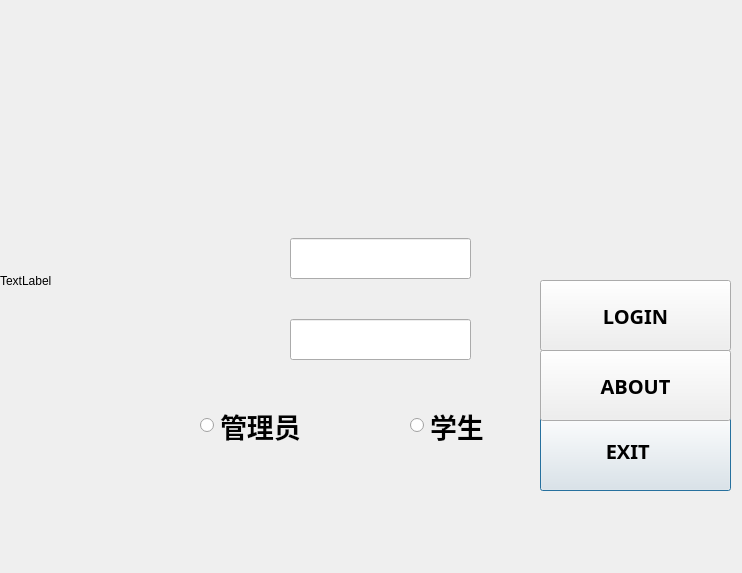
<?xml version="1.0" encoding="UTF-8"?>
<ui version="4.0">
 <class>Login</class>
 <widget class="QDialog" name="Login">
  <property name="geometry">
   <rect>
    <x>0</x>
    <y>0</y>
    <width>742</width>
    <height>573</height>
   </rect>
  </property>
  <property name="windowTitle">
   <string>Dialog</string>
  </property>
  <widget class="QWidget" name="widget" native="true">
   <property name="geometry">
    <rect>
     <x>100</x>
     <y>180</y>
     <width>511</width>
     <height>351</height>
    </rect>
   </property>
   <widget class="QLineEdit" name="Username">
    <property name="enabled">
     <bool>true</bool>
    </property>
    <property name="geometry">
     <rect>
      <x>190</x>
      <y>58</y>
      <width>181</width>
      <height>41</height>
     </rect>
    </property>
   </widget>
   <widget class="QLabel" name="Passw">
    <property name="geometry">
     <rect>
      <x>150</x>
      <y>140</y>
      <width>32</width>
      <height>32</height>
     </rect>
    </property>
    <property name="text">
     <string/>
    </property>
    <property name="pixmap">
     <pixmap resource="image.qrc">:/new/prefix1/Image/Clock.png</pixmap>
    </property>
   </widget>
   <widget class="QLabel" name="User">
    <property name="geometry">
     <rect>
      <x>150</x>
      <y>60</y>
      <width>32</width>
      <height>32</height>
     </rect>
    </property>
    <property name="text">
     <string/>
    </property>
    <property name="pixmap">
     <pixmap resource="image.qrc">:/new/prefix1/Image/User.png</pixmap>
    </property>
   </widget>
   <widget class="QLineEdit" name="Password">
    <property name="geometry">
     <rect>
      <x>190</x>
      <y>139</y>
      <width>181</width>
      <height>41</height>
     </rect>
    </property>
   </widget>
   <widget class="QRadioButton" name="AdminRadio">
    <property name="geometry">
     <rect>
      <x>100</x>
      <y>210</y>
      <width>131</width>
      <height>71</height>
     </rect>
    </property>
    <property name="font">
     <font>
      <family>可口可乐在乎体 楷体</family>
      <pointsize>20</pointsize>
      <weight>75</weight>
      <bold>true</bold>
     </font>
    </property>
    <property name="text">
     <string>管理员</string>
    </property>
   </widget>
   <widget class="QRadioButton" name="StudentRadio">
    <property name="geometry">
     <rect>
      <x>310</x>
      <y>220</y>
      <width>121</width>
      <height>51</height>
     </rect>
    </property>
    <property name="font">
     <font>
      <family>可口可乐在乎体 楷体</family>
      <pointsize>20</pointsize>
      <weight>75</weight>
      <bold>true</bold>
     </font>
    </property>
    <property name="text">
     <string>学生</string>
    </property>
   </widget>
  </widget>
  <widget class="QWidget" name="widget_2" native="true">
   <property name="geometry">
    <rect>
     <x>540</x>
     <y>270</y>
     <width>211</width>
     <height>301</height>
    </rect>
   </property>
   <widget class="QPushButton" name="exit">
    <property name="geometry">
     <rect>
      <x>0</x>
      <y>140</y>
      <width>191</width>
      <height>81</height>
     </rect>
    </property>
    <property name="font">
     <font>
      <family>方正精气神体 简 Light</family>
      <pointsize>15</pointsize>
      <weight>75</weight>
      <bold>true</bold>
     </font>
    </property>
    <property name="text">
     <string>EXIT   </string>
    </property>
    <property name="icon">
     <iconset resource="image.qrc">
      <normaloff>:/new/prefix1/Image/Exit.png</normaloff>:/new/prefix1/Image/Exit.png</iconset>
    </property>
    <property name="iconSize">
     <size>
      <width>50</width>
      <height>50</height>
     </size>
    </property>
   </widget>
   <widget class="QPushButton" name="login">
    <property name="geometry">
     <rect>
      <x>0</x>
      <y>10</y>
      <width>191</width>
      <height>71</height>
     </rect>
    </property>
    <property name="font">
     <font>
      <family>方正精气神体 简 Light</family>
      <pointsize>15</pointsize>
      <weight>75</weight>
      <bold>true</bold>
     </font>
    </property>
    <property name="text">
     <string>LOGIN</string>
    </property>
    <property name="icon">
     <iconset resource="image.qrc">
      <normaloff>:/new/prefix1/Image/Login.png</normaloff>:/new/prefix1/Image/Login.png</iconset>
    </property>
    <property name="iconSize">
     <size>
      <width>50</width>
      <height>50</height>
     </size>
    </property>
   </widget>
   <widget class="QPushButton" name="about">
    <property name="geometry">
     <rect>
      <x>0</x>
      <y>80</y>
      <width>191</width>
      <height>71</height>
     </rect>
    </property>
    <property name="font">
     <font>
      <family>方正精气神体 简 Light</family>
      <pointsize>15</pointsize>
      <weight>75</weight>
      <bold>true</bold>
     </font>
    </property>
    <property name="text">
     <string>ABOUT</string>
    </property>
    <property name="icon">
     <iconset resource="image.qrc">
      <normaloff>:/new/prefix1/Image/About.png</normaloff>:/new/prefix1/Image/About.png</iconset>
    </property>
    <property name="iconSize">
     <size>
      <width>35</width>
      <height>35</height>
     </size>
    </property>
   </widget>
  </widget>
  <widget class="QLabel" name="label">
   <property name="geometry">
    <rect>
     <x>0</x>
     <y>-10</y>
     <width>751</width>
     <height>581</height>
    </rect>
   </property>
   <property name="text">
    <string>TextLabel</string>
   </property>
  </widget>
  <zorder>label</zorder>
  <zorder>widget</zorder>
  <zorder>widget_2</zorder>
 </widget>
 <resources>
  <include location="image.qrc"/>
 </resources>
 <connections/>
</ui>
